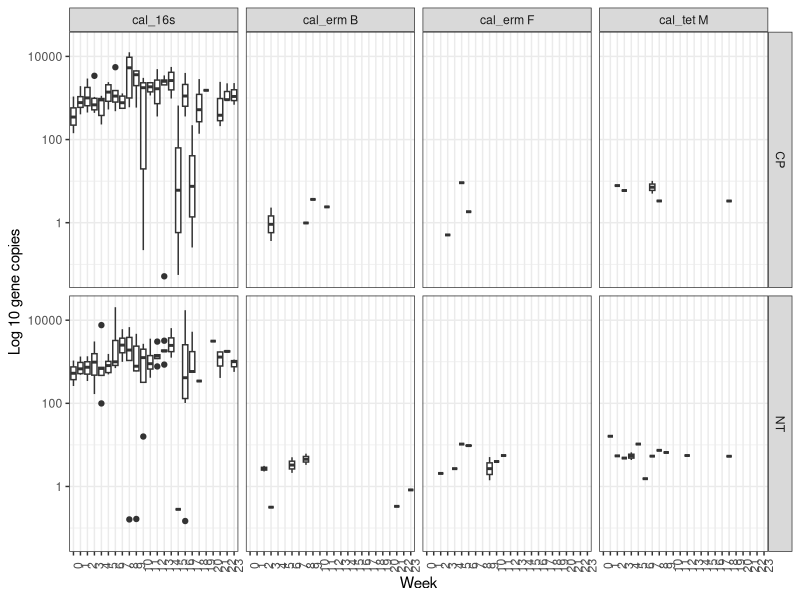
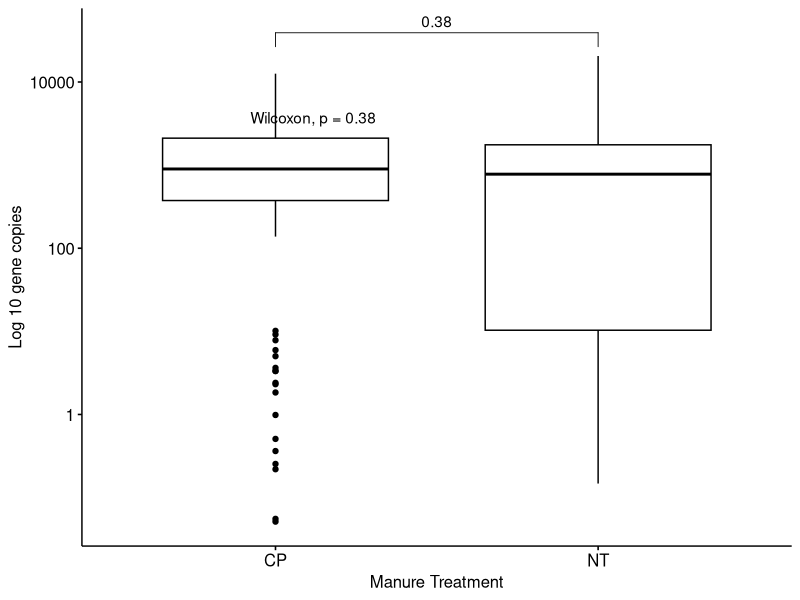
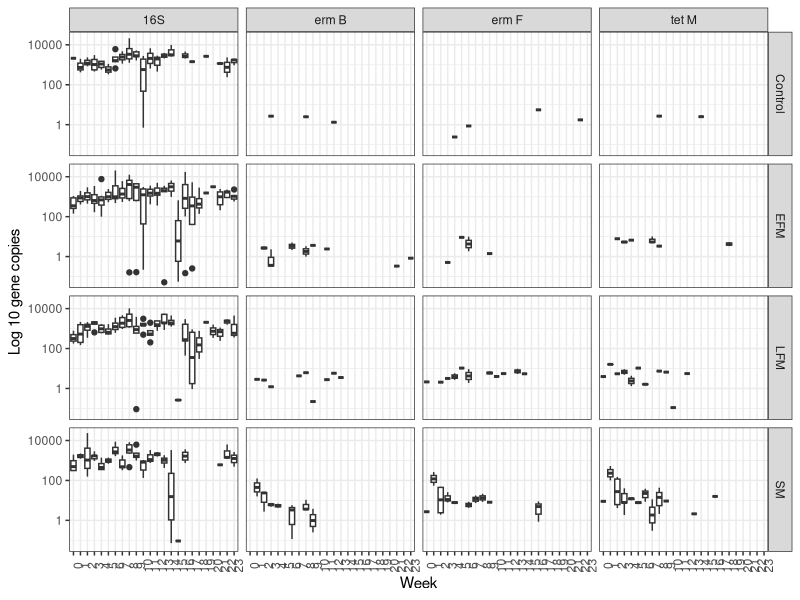
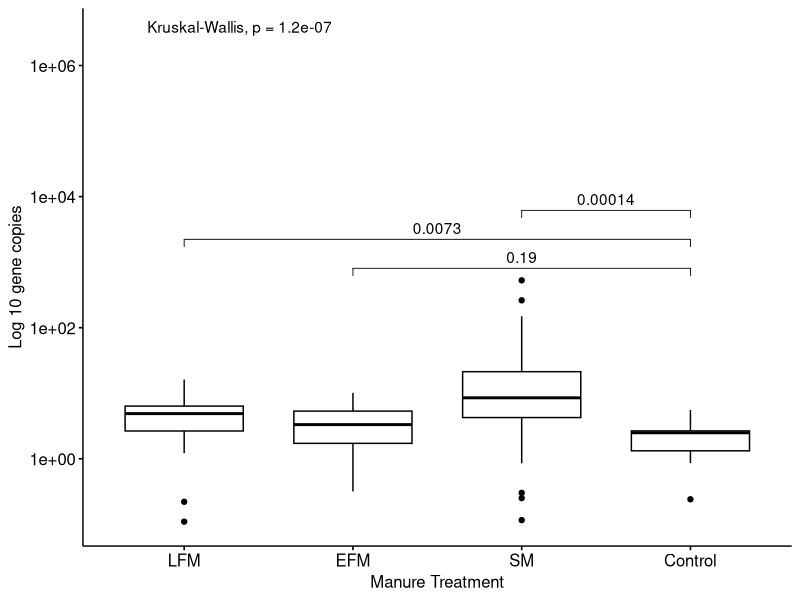

The R source for these figures, in order:
## ---- chunk 1
library(reshape2)
library(ggplot2)
library(ggpubr)
## ---- chunk 2
#read data 
chip1 <- read.table("../data/Lanying103018_Chip1.txt", sep="\t", header=T)[,c("Assay","Sample","Ct")]
chip2 <- read.table("../data/Lanying103018_Chip2.txt", sep="\t", header=T)[,c("Assay","Sample","Ct")]
dat <- rbind(chip1,chip2)
#get sample info
meta <- read.csv("../data/meta_data.csv")

#standard
meta_std <- read.csv("../data/meta_standard.csv")
## ---- chunk 3
#########################
# function
########################
add_to_meta <- function(merged_meta_chip, chip, target, meta, meta_std, name_target, sample_id){
	sub <- subset(chip, Assay %in% target)
	casted <- dcast(sub, Sample~Assay, fun=mean, value.var = "Ct", na.rm=T)
	merged_meta <- merge(merged_meta_chip, casted, by.x = sample_id, by.y="Sample")
	meta_sub <- subset(meta_std, Assay %in% name_target)
	data_sub <- subset(sub, Sample %in% meta_sub$Sample)
	merged_std <- merge(data_sub, meta_sub, by.x = "Sample", by.y = "Sample", all.x=T)
	merged_std_no_NA <- subset(merged_std, Ct != "NA")
	quality_filtered <- subset(merged_std_no_NA, count > 10)
	ct <- quality_filtered$Ct 
	count <-  log10(quality_filtered$count+1)
	lm.r <- lm(ct ~ count)
	coef <- coef(lm.r)[2]
	eff <- 100*((10^(-1/coef))-1)
	inverse.lm <- lm(count ~ ct)
	
	if (length(target) > 1){
		merged_meta$mean_target<- rowMeans(merged_meta[,target], na.rm=T)
		val = merged_meta$"mean_target"
	}else{
		val = merged_meta[,name_target]
	}
	
	merged_meta$temp<- 10^predict(inverse.lm ,data.frame(ct = val), interval = "predict")[,1]
	names(merged_meta)[ncol(merged_meta)] <- paste0("cal_", name_target)
	names(merged_meta)[ncol(merged_meta)-1] <- paste0("mean_", name_target)
	return(merged_meta)
}
## ---- chunk 4
###############
# Add 16S rRNA count
###############
name_target = "16s"
sample_id = "sample"
target <- c("16s")
merged_meta <- add_to_meta(meta, dat, target, meta, meta_std, name_target, sample_id)

#########################
# Add ermB count
########################
name_target = "erm B"
sample_id = "sample"
target <- c("erm B")
merged_meta <- add_to_meta(merged_meta, dat, target, meta, meta_std, name_target, sample_id)

#########################
# Add ermF count
########################
name_target = "erm F"
sample_id = "sample"
target <- c("erm F")
merged_meta <- add_to_meta(merged_meta, dat, target, meta, meta_std, name_target, sample_id)

#########################
# Add tetM count
########################
name_target = "tet M"
sample_id = "sample"
target <- c("tet M")
merged_meta <- add_to_meta(merged_meta, dat, target, meta, meta_std, name_target, sample_id)
## ---- chunk 5
melted <- melt(merged_meta[,c("Year", "Week","Manure.Treatment", "Tillage","cal_16s","cal_erm B","cal_erm F","cal_tet M")], id = c("Year", "Week","Manure.Treatment", "Tillage"))
sub <- subset(melted, Tillage != "")
levels(melted$variable) <- c("16S","erm B","erm F","tet M")
ggplot(sub ,(aes(x=as.factor(Week), y=value)))+geom_boxplot()+facet_grid(Tillage~variable)+scale_y_continuous(trans='log10')+theme_bw()+theme(axis.text.x = element_text(angle=90))+labs(x="Week",y="Log 10 gene copies")
## ---- chunk 6
sub <- subset(sub, variable != "16S")
y = subset(sub, Tillage=="NT")$value
x = subset(sub, Tillage=="CP")$value
t.test(x,y) #p-value = 0.3034
## ---- chunk 7
compare_means(value ~ Tillage, data=sub)
my_comparisons <- list( c("NT", "CP"))
ggboxplot(sub, x="Tillage", y="value")+stat_compare_means(comparisons = my_comparisons)+scale_y_continuous(trans='log10')+labs(x="Manure Treatment",y="Log 10 gene copies")+stat_compare_means(label.y = 3.5)
## ---- chunk 8
ggplot(melted,(aes(x=as.factor(Week), y=value)))+geom_boxplot()+facet_grid(Manure.Treatment~variable)+scale_y_continuous(trans='log10')+theme_bw()+theme(axis.text.x = element_text(angle=90))+labs(x="Week",y="Log 10 gene copies")
## ---- chunk 9
sub <- subset(melted, variable != "16S")

y = subset(sub, Manure.Treatment == "Control")$value
x = subset(sub, Manure.Treatment == "EFM")$value #p-value = 0.0643
t.test(x,y)
x = subset(sub, Manure.Treatment == "LFM")$value #p-value = 0.0003764
t.test(x,y)
x = subset(sub, Manure.Treatment == "SM")$value #p-value = 0.004758
t.test(x,y)
## ---- chunk 10
compare_means(value ~ Manure.Treatment, data=sub)
my_comparisons <- list( c("Control", "EFM"), c("Control", "LFM"), c("Control", "SM"))
ggboxplot(sub, x="Manure.Treatment", y="value")+stat_compare_means(comparisons = my_comparisons)+scale_y_continuous(trans='log10')+labs(x="Manure Treatment",y="Log 10 gene copies")+stat_compare_means(label.y = 6.5)
